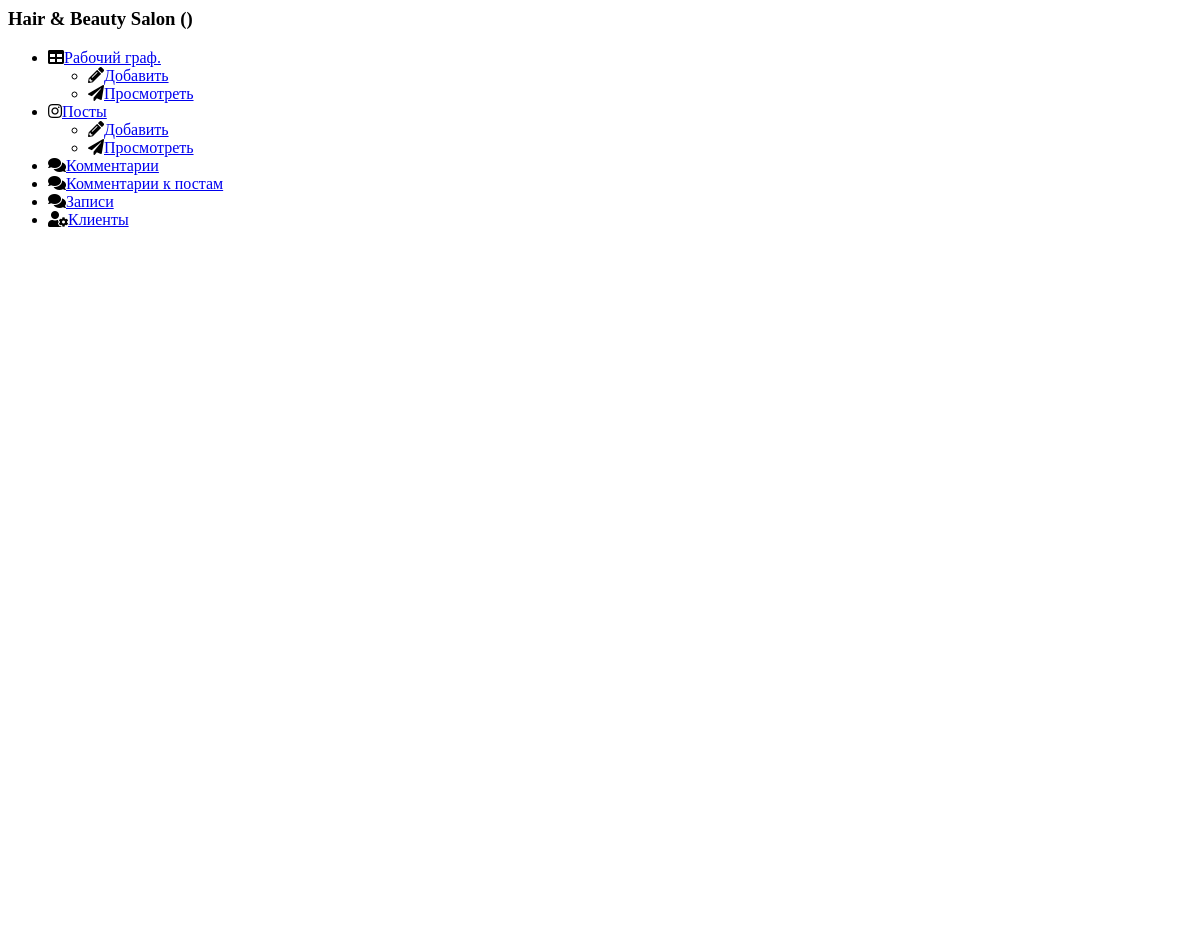
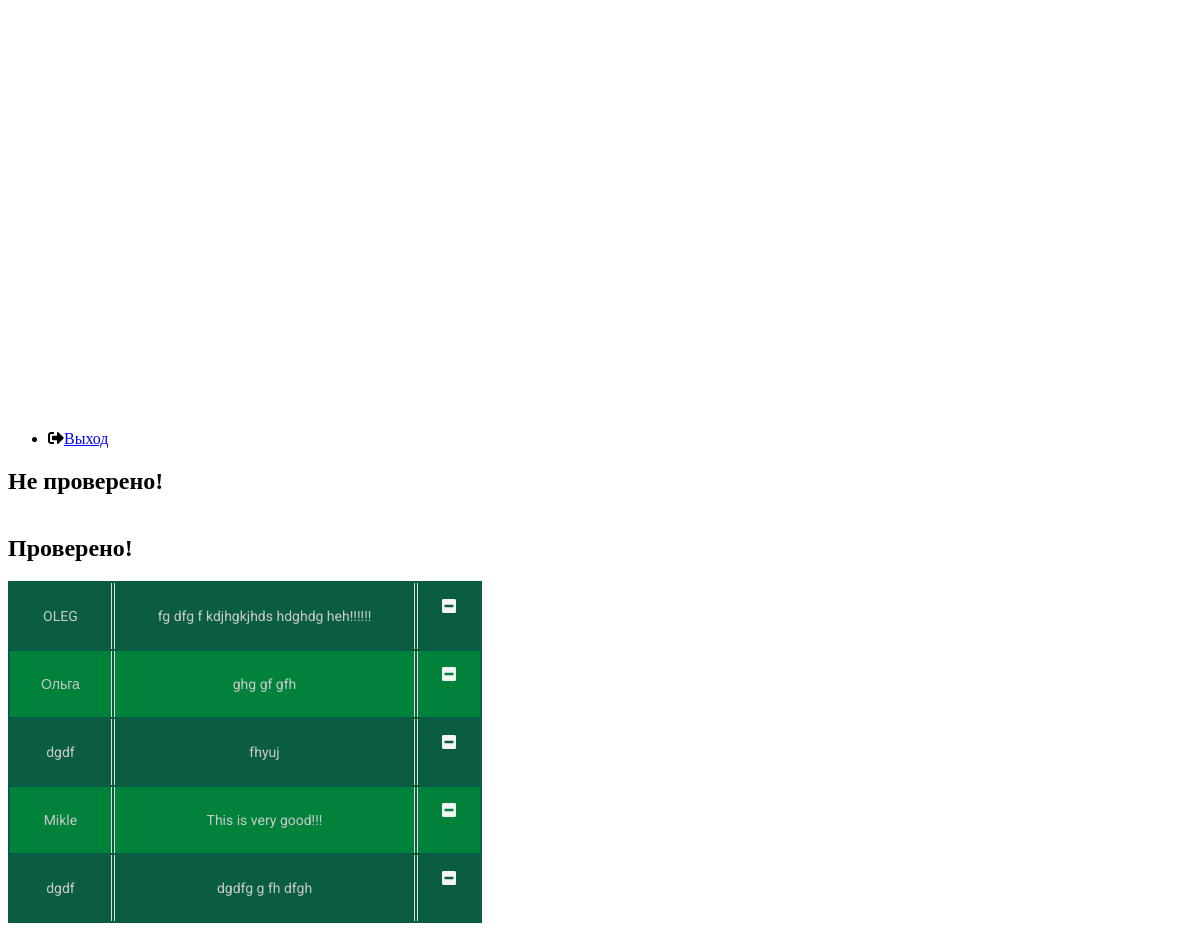
The app's page /posts/indexCommentPost.php with its own data (2 pictures, top to bottom).
### tables this page shows
CREATE TABLE `commentsforposts` (
  `id` int(11) NOT NULL,
  `name` varchar(30) NOT NULL,
  `text` varchar(255) NOT NULL,
  `post_id` int(11) NOT NULL
);

### posts/indexCommentPost.php (called while the page is built, shortened)
<?php
include $_SERVER['DOCUMENT_ROOT'] . '/bootstrap.php';
$commentPosts = $dataPost->getAllCommentsPost();
include $_SERVER['DOCUMENT_ROOT'] . '/posts/commentsPost.view.php';

### BD/Connect.php (called while the page is built, shortened)
<?php
class Connect
{
    public static function make($conn)
    {
        return new PDO(
            'mysql:host=' . $conn['host'] . ';dbname=' . $conn['dbname'],
            $conn['login'],
            $conn['password'],
            $conn['options']
        );
    }
}

### bootstrap.php (called while the page is built, shortened)
<?php
include $_SERVER['DOCUMENT_ROOT'] . '/BD/Connect.php';
include $_SERVER['DOCUMENT_ROOT'] . '/APP/Models/Posts.php';
$dataPost = new Posts(Connect::make(CONN));

### APP/Models/Posts.php (called while the page is built, shortened)
<?php
class Posts
{
    protected $pdo;
    public function __construct(PDO $pdo)
    {
        $this->pdo = $pdo;
    }
    public function getAllCommentsPost()
    {
        $stmt = $this->pdo->query('SELECT * FROM commentsforposts');
        return $stmt->fetchAll();
    }
}

### posts/commentsPost.view.php (the view, shortened to what this page needs)
<?php
include $_SERVER['DOCUMENT_ROOT'] . '/templates/navbar.admin.php'; ?>
<link rel="stylesheet" href="/css/tableAdmin.css">
<div class="main">
    <h2>Не проверено!</h2>
    <h2>Проверено!</h2>
    <table class="table">
        <tbody>
        <?php foreach ($commentPosts as $comment): ?>
            <tr>
                <td style="padding: 25px"><?= $comment->name ?></td>
                <td style="padding: 25px"><?= $comment->text ?></td>
                <td>
                    <form action="/posts/deleteComPost.php" method="post">
                        <button class="subscribe" name="delete"
                                onclick="return confirm('Вы действительно хотите удалить комментарий?');">
                            <i class="fas fa-minus-square"></i>
                        </button>
                    </form>
                </td>
            </tr>
        <?php endforeach; ?>
        </tbody>
    </table>
</div>

### css/tableAdmin.css (style rules this page uses)
.table { width: 40%; border: none; margin-bottom: 20px; font-family: 'Roboto', sans-serif; background: #0a5d43; color: #cacaca; }
.table tbody td { text-align: center; border-left: 1px solid #ddd; border-right: 1px solid #ddd; padding: 10px 15px; font-size: 14px; vertical-align: top; }
.table thead tr th:first-child, .table tbody tr td:first-child { border-left: none; }
.table thead tr th:last-child, .table tbody tr td:last-child { border-right: none; }
.table tbody tr:nth-child(even) { background-color: #00823a; }
.subscribe { color: #f4f4f4; font-size: 16px; padding: 5px; cursor: pointer; }
button { padding: 0; border: none; font: inherit; color: inherit; background-color: transparent; cursor: pointer; }

### records on screen
commentsforposts: name "OLEG", text "fg dfg f kdjhgkjhds hdghdg heh!!!!!!"
commentsforposts: name "Ольга", text "ghg gf gfh"
commentsforposts: name "dgdf", text "fhyuj"
commentsforposts: name "Mikle", text "This is very good!!!"
commentsforposts: name "dgdf", text "dgdfg g fh dfgh"
